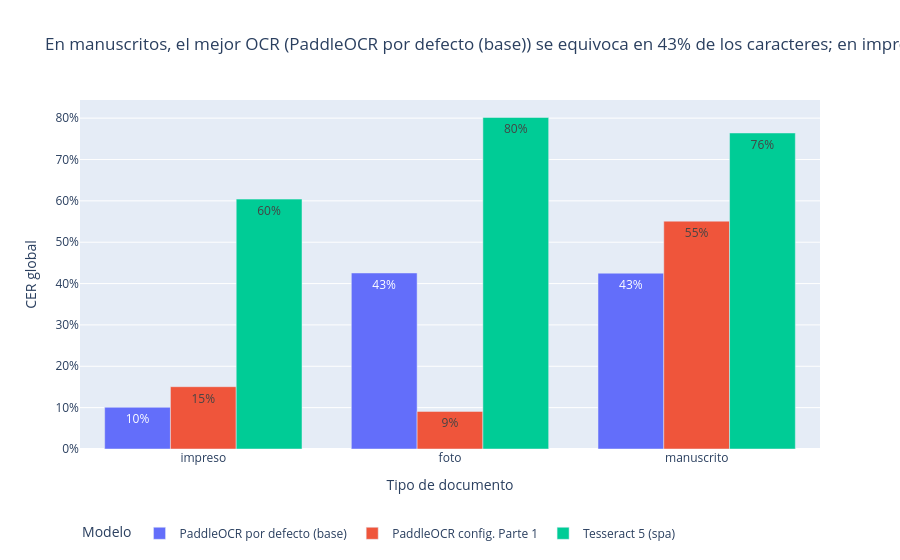

Notebook cell for this chart:
### Markdown cell above
## 5. Casos difíciles

### Documentos por tipo
Manuscritos frente a impresos y fotos: la escritura a mano no tiene formas fijas de letra, y los tres modelos están entrenados sobre todo con texto impreso.

### Code cell
cer_tipo = por_doc.groupby(["tipo", "modelo"], sort=False)[["errores", "n_ref"]].sum().reset_index()
cer_tipo["CER"] = cer_tipo.errores / cer_tipo.n_ref
cer_tipo["CER_txt"] = cer_tipo.CER.map("{:.0%}".format)
if len(cer_tipo):
    peor = cer_tipo.loc[cer_tipo.CER.idxmax()]
    mejor_manus = cer_tipo[cer_tipo.tipo == "manuscrito"].sort_values("CER").iloc[0]
    impresos = cer_tipo[cer_tipo.tipo == "impreso"].CER.min()
    TITULO_4 = (f"En manuscritos, el mejor OCR ({mejor_manus.modelo}) se equivoca en {mejor_manus.CER:.0%} "
                f"de los caracteres; en impresos, el mejor llega a {impresos:.0%}")
    fig = px.bar(cer_tipo, x="tipo", y="CER", color="modelo", barmode="group", text="CER_txt",
                 title=TITULO_4, labels={"tipo": "Tipo de documento", "CER": "CER global", "modelo": "Modelo"},
                 category_orders={"tipo": ["impreso", "foto", "manuscrito"]})
    fig.update_layout(yaxis_tickformat=".0%", legend=dict(orientation="h", y=-0.2))
    fig.write_image(GRAF / "cer_por_tipo.png", width=900, height=480)
    fig.show(); display(Img(filename=str(GRAF / "cer_por_tipo.png")))

### Figure 1 — Plotly figure (JSON) as saved in the notebook; plotly's stock layout.template omitted (floating-point values rounded to 4 significant figures)
{"data": [{"alignmentgroup": "True", "hovertemplate": "Modelo=PaddleOCR por defecto (base)<br>Tipo de documento=%{x}<br>CER global=%{y}<br>CER_txt=%{text}<extra></extra>", "legendgroup": "PaddleOCR por defecto (base)", "marker": {"color": "#636efa", "pattern": {"shape": ""}}, "name": "PaddleOCR por defecto (base)", "offsetgroup": "PaddleOCR por defecto (base)", "orientation": "v", "showlegend": true, "text": ["10%", "43%", "43%"], "textposition": "auto", "type": "bar", "x": ["impreso", "foto", "manuscrito"], "xaxis": "x", "y": [0.1008, 0.4256, 0.4251], "yaxis": "y"}, {"alignmentgroup": "True", "hovertemplate": "Modelo=PaddleOCR config. Parte 1<br>Tipo de documento=%{x}<br>CER global=%{y}<br>CER_txt=%{text}<extra></extra>", "legendgroup": "PaddleOCR config. Parte 1", "marker": {"color": "#EF553B", "pattern": {"shape": ""}}, "name": "PaddleOCR config. Parte 1", "offsetgroup": "PaddleOCR config. Parte 1", "orientation": "v", "showlegend": true, "text": ["15%", "9%", "55%"], "textposition": "auto", "type": "bar", "x": ["impreso", "foto", "manuscrito"], "xaxis": "x", "y": [0.1506, 0.09091, 0.5509], "yaxis": "y"}, {"alignmentgroup": "True", "hovertemplate": "Modelo=Tesseract 5 (spa)<br>Tipo de documento=%{x}<br>CER global=%{y}<br>CER_txt=%{text}<extra></extra>", "legendgroup": "Tesseract 5 (spa)", "marker": {"color": "#00cc96", "pattern": {"shape": ""}}, "name": "Tesseract 5 (spa)", "offsetgroup": "Tesseract 5 (spa)", "orientation": "v", "showlegend": true, "text": ["60%", "80%", "76%"], "textposition": "auto", "type": "bar", "x": ["impreso", "foto", "manuscrito"], "xaxis": "x", "y": [0.6042, 0.8017, 0.7641], "yaxis": "y"}], "layout": {"barmode": "group", "legend": {"orientation": "h", "title": {"text": "Modelo"}, "tracegroupgap": 0, "y": -0.2}, "title": {"text": "En manuscritos, el mejor OCR (PaddleOCR por defecto (base)) se equivoca en 43% de los caracteres; en impresos, el mejor llega a 10%"}, "xaxis": {"anchor": "y", "categoryarray": ["impreso", "foto", "manuscrito"], "categoryorder": "array", "domain": [0.0, 1.0], "title": {"text": "Tipo de documento"}}, "yaxis": {"anchor": "x", "domain": [0.0, 1.0], "tickformat": ".0%", "title": {"text": "CER global"}}}}
